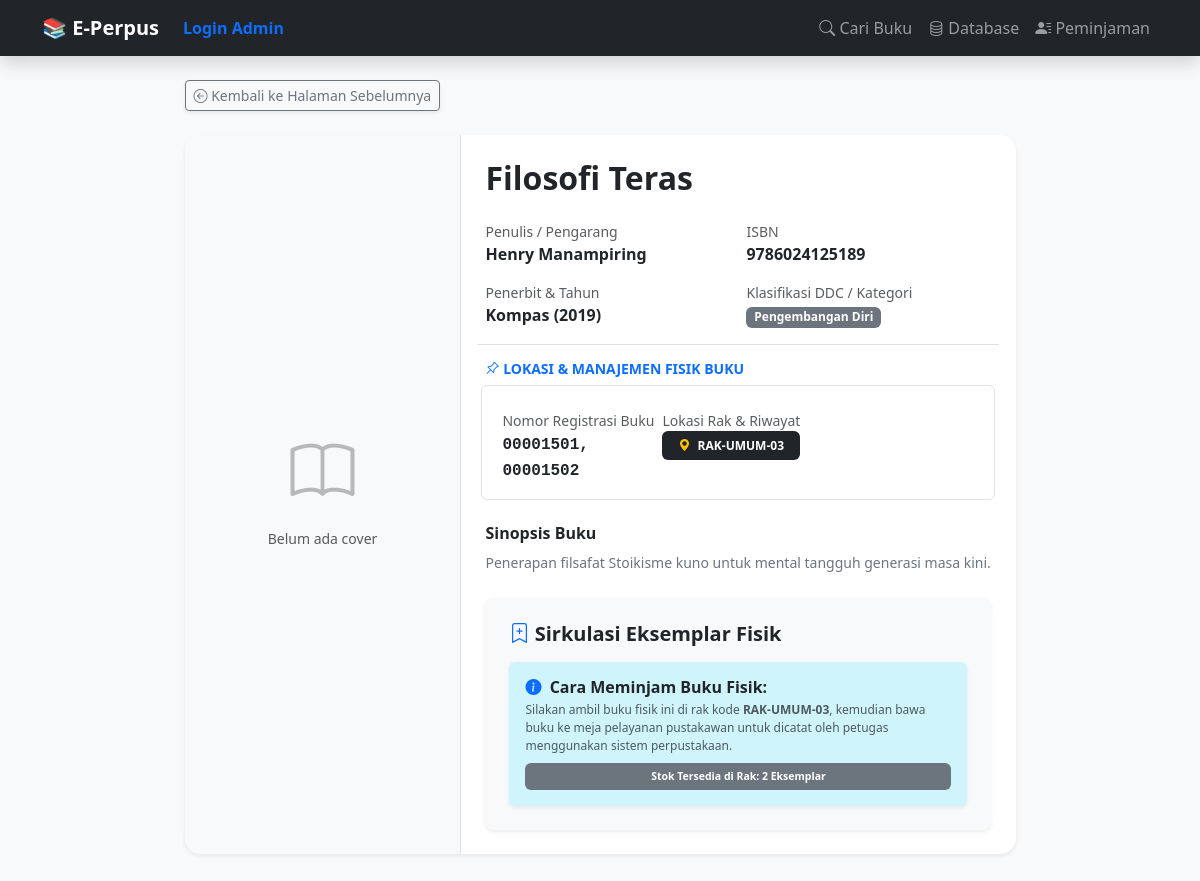
/buku/15, run on the app's committed database.
### tables this page shows
CREATE TABLE buku (
            id INTEGER PRIMARY KEY AUTOINCREMENT,
            -- Data Katalog (Publik)
            judul TEXT NOT NULL,
            sub_judul TEXT,
            penulis TEXT,
            penerbit TEXT,
            tahun_terbit TEXT,
            isbn TEXT,
            kategori TEXT,
            sinopsis TEXT,
            cover_img TEXT,
            -- Data Inventaris (Internal Pustakawan)
            id_buku_fisik TEXT UNIQUE, -- No Registrasi
            lokasi_rak TEXT,
            sumber_perolehan TEXT,     -- Pembelian / Hadiah / Sumbangan
            tanggal_masuk TEXT,
            kondisi_buku TEXT DEFAULT 'Baik', -- Baik / Rusak / Hilang
            harga_buku INTEGER DEFAULT 0,     -- Untuk Pelaporan Aset & Denda Opsi A
            stok INTEGER DEFAULT 1
        );

### app.py (the view, shortened to what this page needs)
@app.route('/buku/<int:id>')
def detail_buku(id):
    conn = get_db_connection()
    buku_row = conn.execute('SELECT * FROM buku WHERE id = ?', (id,)).fetchone()
    if buku_row is None:
        conn.close()
        return "Buku tidak ditemukan", 404
    buku = dict(buku_row)
    list_no_registrasi_asli = parse_registration_numbers(buku.get('id_buku_fisik'))
    peminjaman_aktif = conn.execute('''
        SELECT jurusan FROM peminjaman
        WHERE id_buku = ? AND status = 'Dipinjam'
    ''', (id,)).fetchall()
    reg_sedang_dipinjam = []
    list_no_registrasi_ready = [reg for reg in list_no_registrasi_asli if reg not in reg_sedang_dipinjam]
    buku['stok'] = len(list_no_registrasi_ready)
    conn.close()
    back_url = request.referrer if request.referrer else url_for('index')
    return render_template('detail_buku.html',
                           buku=buku,
                           list_no_registrasi=list_no_registrasi_ready,
                           back_url=back_url)

### app.py (called while the page is built)
def get_db_connection():
    base_dir = os.path.dirname(os.path.abspath(__file__))
    db_path = os.path.join(base_dir, 'perpustakaan.db')
    conn = sqlite3.connect(db_path)
    conn.row_factory = sqlite3.Row
    return conn

def parse_registration_numbers(raw_reg):
    if not raw_reg:
        return []
    raw_reg = str(raw_reg).strip()
    if raw_reg.startswith('['):
        try:
            return [str(r).strip() for r in json.loads(raw_reg) if str(r).strip()]
        except Exception:
            pass
    if ',' in raw_reg:
        return [r.strip() for r in raw_reg.split(',') if r.strip()]
    return [r.strip() for r in raw_reg.split() if r.strip()]

### templates/detail_buku.html (shortened to what this page needs)
{% extends 'layout.html' %}
{% block content %}
<div class="row justify-content-center mt-4">
    <div class="col-md-9">
        <div class="mb-4 d-flex justify-content-between align-items-center">
            <a href="/koleksi" class="btn btn-outline-secondary btn-sm shadow-sm">
                <i class="bi bi-arrow-left-circle"></i> Kembali ke Halaman Sebelumnya
            </a>
        </div>
        <div class="card shadow-sm border-0 rounded-4 overflow-hidden mb-5">
            <div class="row g-0">
                <div class="col-md-4 p-4 text-center bg-light border-end d-flex flex-column align-items-center justify-content-center">
                    {% if buku.cover_img %}
                        <a href="{{ url_for('static', filename='covers/' + buku.cover_img) }}"
                        data-fancybox="gallery"
                        data-caption="{{ buku.judul }} - {{ buku.penulis }}"
                        class="d-block w-100 cover-hover-container">
                            <img src="{{ url_for('static', filename='covers/' + buku.cover_img) }}"
                                alt="Cover {{ buku.judul }}"
                                class="img-fluid rounded-3 shadow cover-image-detail"
                                style="max-height: 400px; width: 100%; object-fit: cover;">
                            <div class="hover-overlay d-flex align-items-center justify-content-center rounded-3">
                                <i class="bi bi-search text-white" style="font-size: 2.5rem;"></i>
                            </div>
                        </a>
                    {% else %}
                        {% if not session.get('logged_in') %}
                            <div class="d-flex flex-column align-items-center justify-content-center w-100" style="height: 400px;">
                                <i class="bi bi-book" style="font-size: 4rem; opacity: 0.3;"></i>
                                <p class="small mt-2 text-muted">Belum ada cover</p>
                            </div>
                        {% endif %}
                    {% endif %}
                </div>
                <div class="col-12 col-md-8 p-4">
                    <h2 class="fw-bold text-dark mb-1">{{ buku.judul }}</h2>
                    <div class="row g-3 mb-4">
                        <div class="col-12 col-sm-6">
                            <small class="text-muted d-block">Penulis / Pengarang</small>
                            <span class="fw-semibold text-dark">{{ buku.penulis }}</span>
                        </div>
                        <div class="col-12 col-sm-6">
                            <small class="text-muted d-block">ISBN</small>
                            <span class="fw-semibold text-dark">{{ buku.isbn if buku.isbn else '-' }}</span>
                        </div>
                        <div class="col-12 col-sm-6">
                            <small class="text-muted d-block">Penerbit & Tahun</small>
                            <span class="fw-semibold text-dark">{{ buku.penerbit }} ({{ buku.tahun_terbit if buku.tahun_terbit else '-' }})</span>
                        </div>
                        <div class="col-12 col-sm-6">
                            <small class="text-muted d-block">Klasifikasi DDC / Kategori</small>
                            <span class="badge bg-secondary">{{ buku.kategori }}</span>
                        </div>
                        <div class="col-12 pt-3 border-top">
                            <h6 class="fw-bold text-uppercase text-primary small mb-3">
                                <i class="bi bi-pin-angle"></i> Lokasi & Manajemen Fisik Buku
                            </h6>
                            <div class="row g-2 bg-white p-3 rounded shadow-xs border">
                                <div class="col-6 col-sm-4">
                                    <small class="text-muted d-block">Nomor Registrasi Buku</small>
                                    <code class="text-dark fw-bold fs-6">
                                        {% if buku.id_buku_fisik %}
                                            {{ buku.id_buku_fisik.replace('[','').replace(']','').replace('"','').replace("'",'') }}
                                        {% else %}
                                            -
                                        {% endif %}
                                    </code>
                                </div>
                                <div class="col-md-6 mb-3">
                                    <label class="text-muted d-block small">Lokasi Rak & Riwayat</label>
                                    <div class="d-flex align-items-center gap-2">
                                        <span class="badge bg-dark px-3 py-2 fs-7"><i class="bi bi-geo-alt-fill text-warning me-1"></i> {{ buku.lokasi_rak }}</span>
                                    </div>
                                </div>
                            </div>
                        </div>
                    </div>
                    <div class="mb-4">
                        <h6 class="fw-bold text-dark">Sinopsis Buku</h6>
                        <p class="text-secondary small" style="line-height: 1.6;">{{ buku.sinopsis if buku.sinopsis else 'Tidak ada sinopsis untuk buku ini.' }}</p>
                    </div>
                    <div class="card border-0 shadow-sm rounded-3 mt-4" style="background-color: #f8f9fa;">
                        <div class="card-body p-4">
                            <h5 class="fw-bold text-dark mb-3"><i class="bi bi-bookmark-plus text-primary"></i> Sirkulasi Eksemplar Fisik</h5>
                            {% if session.get('logged_in') %}
                                {% if buku.stok > 0 %}
                                <form action="/proses_pinjam_admin" method="POST">
                                    <input type="hidden" name="back_url" value="{{ request.path }}">
                                    <input type="hidden" name="tipe_user" value="Siswa">
                                    <div class="mb-3">
                                        <label class="fw-bold small mb-1 text-danger">Pilih Nomor Registrasi Fisik Tersedia *</label>
                                        <select name="no_registrasi" class="form-select form-select-sm fw-bold border-danger" required>
                                            {% if list_no_registrasi %}
                                                {% for reg in list_no_registrasi %}
                                                    <option value="{{ reg }}">{{ reg }}</option>
                                                {% endfor %}
                                            {% else %}
                                                <option value="{{ buku.id_buku_fisik }}">{{ buku.id_buku_fisik }}</option>
                                            {% endif %}
                                        </select>
                                        <div class="form-text text-muted small" style="font-size: 11px;">
                                            * Ambil nomor seri yang tertera pada cap/stiker fisik buku yang dibawa oleh siswa ke meja perpus.
                                        </div>
                                    </div>
                                    <div class="row">
                                        <div class="col-md-7 mb-3">
                                            <label class="fw-bold small mb-1">Nama Lengkap Siswa / Peminjam *</label>
                                            <input type="text" name="id_anggota" class="form-control form-control-sm" placeholder="Ketik nama siswa..." required>
                                        </div>
                                        <div class="col-md-5 mb-3">
                                            <label class="fw-bold small mb-1 text-primary">Durasi Pinjam *</label>
                                            <select name="durasi_pinjam" class="form-select form-select-sm fw-bold border-primary" required>
                                                <option value="1">1 Hari (Kilat)</option>
                                                <option value="3">3 Hari</option>
                                                <option value="7" selected>7 Hari (Normal)</option>
                                                <option value="14">14 Hari</option>
                                            </select>
                                        </div>
                                    </div>
                                    <div class="row">
                                        <div class="col-6 mb-3">
                                            <label class="fw-bold small mb-1">Kelas *</label>
                                            <select name="kelas" class="form-select form-select-sm" required>
                                                <option value="">-- Pilih --</option>
                                                <option value="X">Kelas 10 (X)</option>
                                                <option value="XI">Kelas 11 (XI)</option>
                                                <option value="XII">Kelas 12 (XII)</option>
                                            </select>
                                        </div>
                                        <div class="col-6 mb-3">
                                            <label class="fw-bold small mb-1">Jurusan / Divisi *</label>
                                            <input type="text" name="jurusan" class="form-control form-control-sm" placeholder="Contoh: RPL" required>
                                        </div>
                                    </div>
                                    <button type="submit" class="btn btn-primary btn-sm w-100 fw-bold mt-2 shadow-sm">Konfirmasi Pinjam Buku Sekarang</button>
                                </form>
                                {% else %}
                                <div class="alert alert-danger mb-0 border-0 shadow-xs">
                                    <i class="bi bi-exclamation-triangle-fill"></i> <strong>Mohon Maaf:</strong> Seluruh eksemplar fisik buku ini sedang dipinjam atau dalam kondisi perbaikan.
                                </div>
                                {% endif %}
                            {% else %}
                                <div class="alert alert-info border-0 shadow-sm small mb-0">
                                    <h6 class="fw-bold text-dark mb-1"><i class="bi bi-info-circle-fill text-primary me-1"></i> Cara Meminjam Buku Fisik:</h6>
                                    <p class="text-muted mb-2" style="font-size: 12px; line-height: 1.5;">
                                        Silakan ambil buku fisik ini di rak kode <strong>{{ buku.lokasi_rak if buku.lokasi_rak else 'Tidak Diketahui' }}</strong>, kemudian bawa buku ke meja pelayanan pustakawan untuk dicatat oleh petugas menggunakan sistem perpustakaan.
                                    </p>
                                    <span class="badge bg-secondary w-100 py-2">Stok Tersedia di Rak: {{ list_no_registrasi | length }} Eksemplar</span>
                                </div>
                            {% endif %}
                        </div>
                    </div>
                </div>
            </div>
        </div>
    </div>
</div>
{% endblock %}

### data on the page
buku: judul "Filosofi Teras", penulis "Henry Manampiring", isbn "9786024125189", penerbit "Kompas", tahun_terbit "2019", kategori "Pengembangan Diri", lokasi_rak "RAK-UMUM-03", sinopsis "Penerapan filsafat Stoikisme kuno untuk mental tangguh generasi masa kini."

### other printed values
{{ list_no_registrasi | length }} "2"
